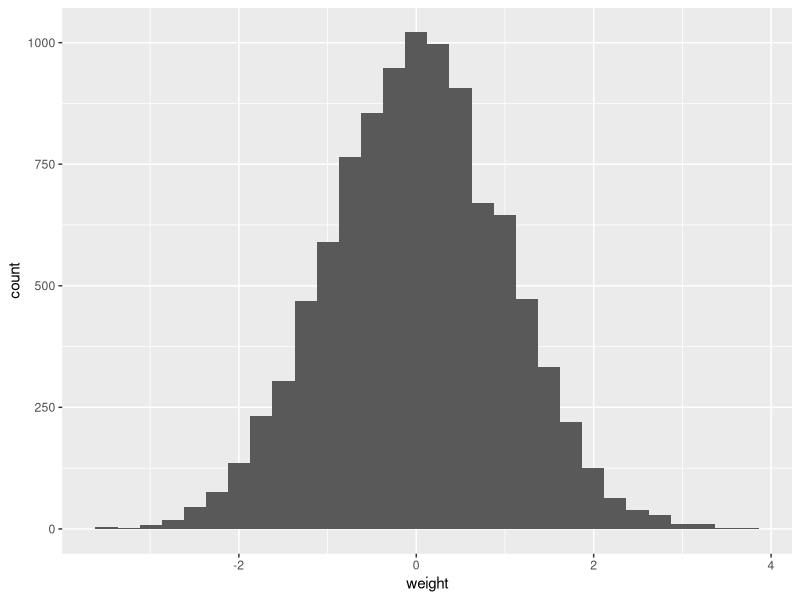
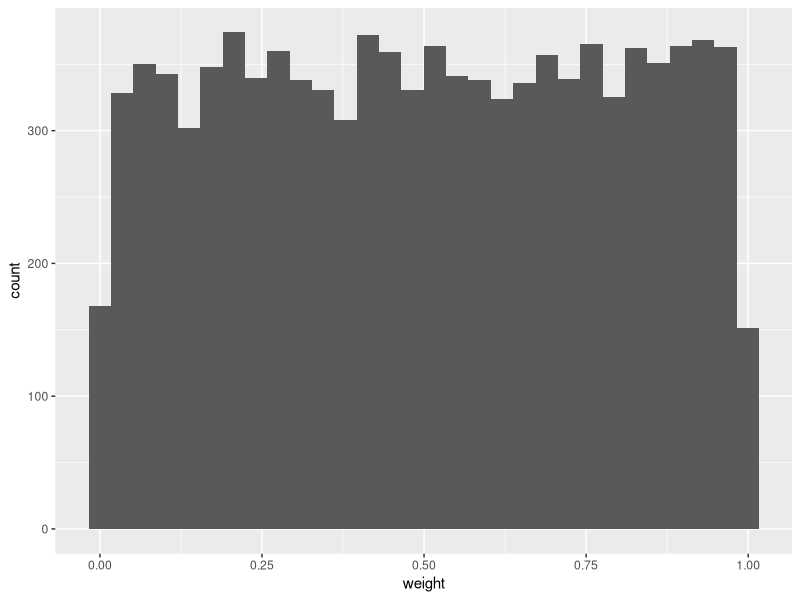
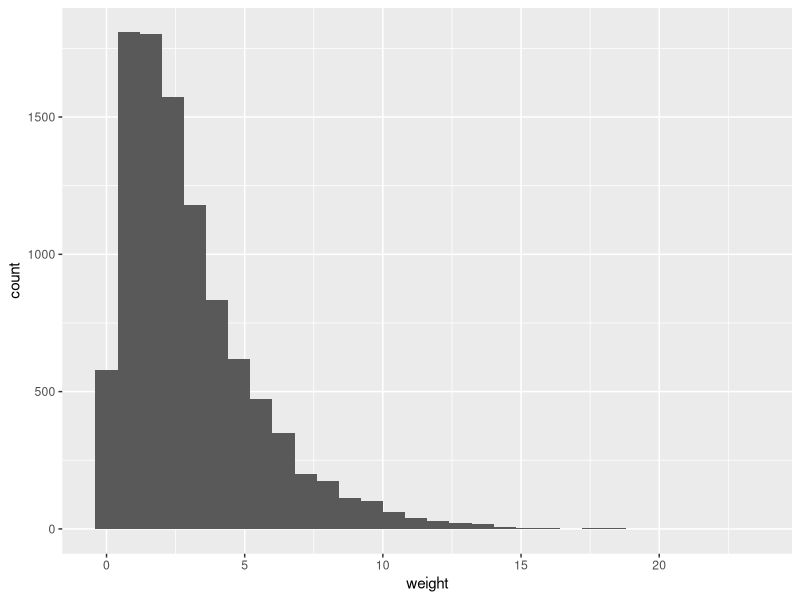
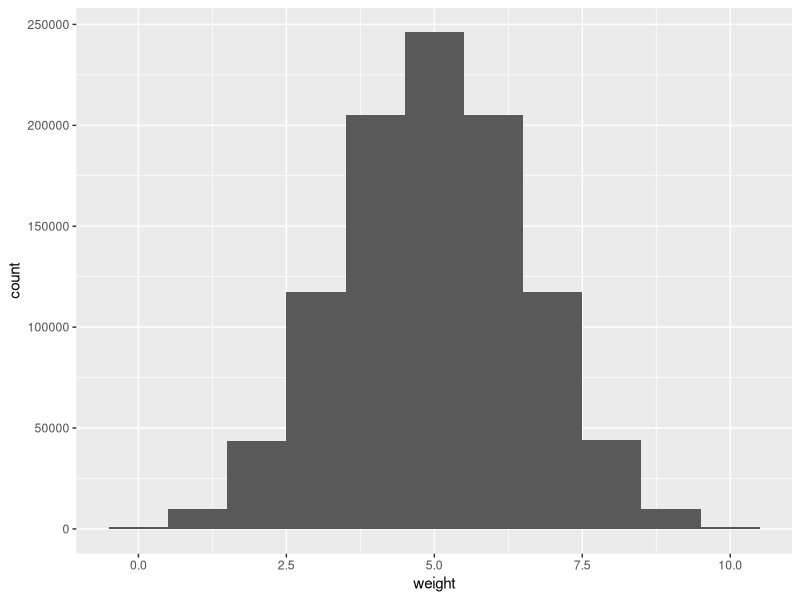
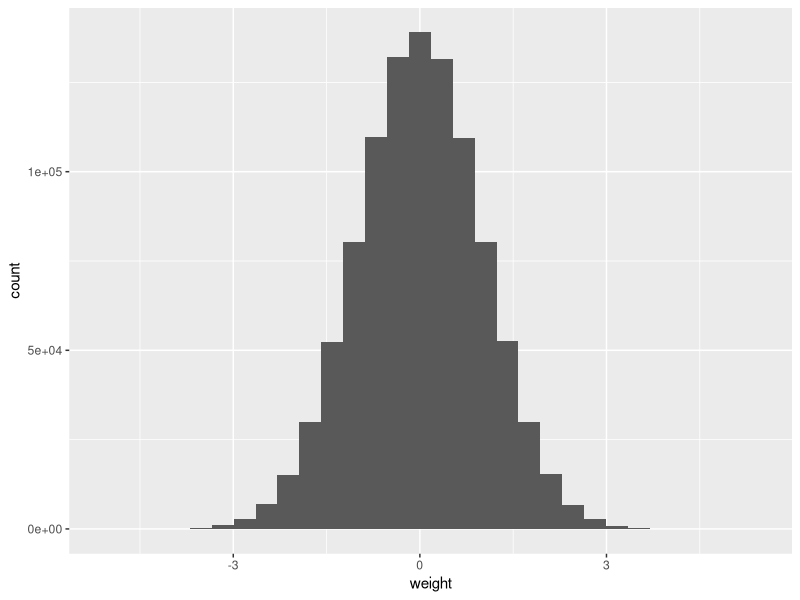

R code for these plots, in order:
library(ggplot2)

#Normal
n = rnorm(10000)
n_df <- data.frame(weight = n)
ggplot(n_df, aes(x=weight)) + 
  geom_histogram()

#Uniform
u = runif(10000)
u_df <- data.frame(weight = u)
ggplot(u_df, aes(x=weight)) + 
  geom_histogram()

#Chi Squared
c = rchisq(10000, 3)
c_df <- data.frame(weight = c)
ggplot(c_df, aes(x=weight)) + 
  geom_histogram()


## LARGE Ns
#Binomial
bb <- rbinom(n=1000000, size = 10, prob = 0.5)
bb_df <- data.frame(weight = bb)
ggplot(bb_df, aes(x=weight)) + 
  geom_histogram(binwidth = 1)

n = rnorm(1000000)
n_df <- data.frame(weight = n)
ggplot(n_df, aes(x=weight)) + 
  geom_histogram()
